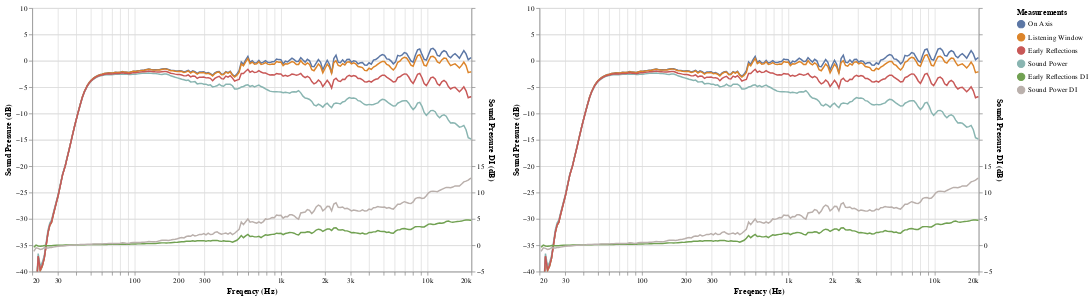

The notebook cell this image was saved under:
### Markdown cell above
Compare Klippel graphs with computed ones.

### Code cell
graph_spinorama(df_klippel['CEA2034'], graph_params_default) | graph_spinorama(df_computed['CEA2034'], graph_params_default)

### Figure 1 — Vega-Lite specification as saved in the notebook (floating-point values rounded to 4 significant figures; data arrays with more than 128 entries replaced by an {"elided": "..."} marker saying what was removed)
{"config": {"view": {"continuousWidth": 400, "continuousHeight": 300}}, "hconcat": [{"layer": [{"layer": [{"mark": {"type": "circle", "size": 100}, "encoding": {"color": {"type": "nominal", "field": "Measurements", "scale": {"domain": ["On Axis", "Listening Window", "Early Reflections", "Sound Power", "Early Reflections DI", "Sound Power DI"], "range": ["#5c77a5", "#dc842a", "#c85857", "#89b5b1", "#71a152", "#bab0ac"]}, "sort": null}, "opacity": {"condition": {"value": 1, "selection": "selector001"}, "value": 0}, "tooltip": [{"type": "nominal", "field": "Measurements"}, {"type": "quantitative", "field": "Freq"}, {"type": "quantitative", "field": "dB"}], "x": {"type": "quantitative", "axis": {"format": "~s"}, "field": "Freq", "scale": {"base": 10, "domain": [20, 20000], "nice": false, "type": "log"}, "title": "Freqency (Hz)"}, "y": {"type": "quantitative", "field": "dB", "scale": {"domain": [-40, 10], "zero": false}, "title": "Sound Pressure (dB)"}}, "selection": {"selector003": {"type": "interval", "bind": "scales"}, "selector002": {"type": "multi", "fields": ["Measurements"], "bind": "legend"}, "selector001": {"type": "single", "nearest": true, "on": "mouseover", "fields": ["Freq"], "empty": "none"}}, "transform": [{"filter": {"field": "Measurements", "oneOf": ["On Axis", "Listening Window", "Early Reflections", "Sound Power"]}}]}, {"mark": "line", "encoding": {"color": {"type": "nominal", "field": "Measurements", "scale": {"domain": ["On Axis", "Listening Window", "Early Reflections", "Sound Power", "Early Reflections DI", "Sound Power DI"], "range": ["#5c77a5", "#dc842a", "#c85857", "#89b5b1", "#71a152", "#bab0ac"]}, "sort": null}, "opacity": {"condition": {"value": 1, "selection": "selector002"}, "value": 0.2}, "x": {"type": "quantitative", "axis": {"format": "~s"}, "field": "Freq", "scale": {"base": 10, "domain": [20, 20000], "nice": false, "type": "log"}, "title": "Freqency (Hz)"}, "y": {"type": "quantitative", "field": "dB", "scale": {"domain": [-40, 10], "zero": false}, "title": "Sound Pressure (dB)"}}, "transform": [{"filter": {"field": "Measurements", "oneOf": ["On Axis", "Listening Window", "Early Reflections", "Sound Power"]}}]}]}, {"layer": [{"mark": {"type": "circle", "size": 100}, "encoding": {"color": {"type": "nominal", "field": "Measurements", "scale": {"domain": ["On Axis", "Listening Window", "Early Reflections", "Sound Power", "Early Reflections DI", "Sound Power DI"], "range": ["#5c77a5", "#dc842a", "#c85857", "#89b5b1", "#71a152", "#bab0ac"]}, "sort": null}, "opacity": {"condition": {"value": 1, "selection": "selector001"}, "value": 0}, "tooltip": [{"type": "nominal", "field": "Measurements"}, {"type": "quantitative", "field": "Freq"}, {"type": "quantitative", "field": "dB"}], "x": {"type": "quantitative", "axis": {"format": "~s"}, "field": "Freq", "scale": {"base": 10, "domain": [20, 20000], "nice": false, "type": "log"}, "title": "Freqency (Hz)"}, "y": {"type": "quantitative", "axis": {"grid": true, "labelExpr": "datum.value >15 ? null : datum.label", "tickCount": 10}, "field": "dB", "scale": {"domain": [-5, 45], "nice": false, "zero": false}, "title": "Sound Pressure DI (dB)"}}, "selection": {"selector004": {"type": "interval", "bind": "scales"}}, "transform": [{"filter": {"field": "Measurements", "oneOf": ["Early Reflections DI", "Sound Power DI"]}}]}, {"mark": "line", "encoding": {"color": {"type": "nominal", "field": "Measurements", "scale": {"domain": ["On Axis", "Listening Window", "Early Reflections", "Sound Power", "Early Reflections DI", "Sound Power DI"], "range": ["#5c77a5", "#dc842a", "#c85857", "#89b5b1", "#71a152", "#bab0ac"]}, "sort": null}, "opacity": {"condition": {"value": 1, "selection": "selector002"}, "value": 0.2}, "x": {"type": "quantitative", "axis": {"format": "~s"}, "field": "Freq", "scale": {"base": 10, "domain": [20, 20000], "nice": false, "type": "log"}, "title": "Freqency (Hz)"}, "y": {"type": "quantitative", "axis": {"grid": true, "labelExpr": "datum.value >15 ? null : datum.label", "tickCount": 10}, "field": "dB", "scale": {"domain": [-5, 45], "nice": false, "zero": false}, "title": "Sound Pressure DI (dB)"}}, "transform": [{"filter": {"field": "Measurements", "oneOf": ["Early Reflections DI", "Sound Power DI"]}}]}]}], "data": {"name": "data-1f4bc561eb7c663b0e467fa192db9262"}, "height": 360, "resolve": {"scale": {"y": "independent"}}, "width": 600}, {"layer": [{"layer": [{"mark": {"type": "circle", "size": 100}, "encoding": {"color": {"type": "nominal", "field": "Measurements", "scale": {"domain": ["On Axis", "Listening Window", "Early Reflections", "Sound Power", "Early Reflections DI", "Sound Power DI"], "range": ["#5c77a5", "#dc842a", "#c85857", "#89b5b1", "#71a152", "#bab0ac"]}, "sort": null}, "opacity": {"condition": {"value": 1, "selection": "selector001"}, "value": 0}, "tooltip": [{"type": "nominal", "field": "Measurements"}, {"type": "quantitative", "field": "Freq"}, {"type": "quantitative", "field": "dB"}], "x": {"type": "quantitative", "axis": {"format": "~s"}, "field": "Freq", "scale": {"base": 10, "domain": [20, 20000], "nice": false, "type": "log"}, "title": "Freqency (Hz)"}, "y": {"type": "quantitative", "field": "dB", "scale": {"domain": [-40, 10], "zero": false}, "title": "Sound Pressure (dB)"}}, "selection": {"selector006": {"type": "interval", "bind": "scales"}, "selector005": {"type": "multi", "fields": ["Measurements"], "bind": "legend"}, "selector001": {"type": "single", "nearest": true, "on": "mouseover", "fields": ["Freq"], "empty": "none"}}, "transform": [{"filter": {"field": "Measurements", "oneOf": ["On Axis", "Listening Window", "Early Reflections", "Sound Power"]}}]}, {"mark": "line", "encoding": {"color": {"type": "nominal", "field": "Measurements", "scale": {"domain": ["On Axis", "Listening Window", "Early Reflections", "Sound Power", "Early Reflections DI", "Sound Power DI"], "range": ["#5c77a5", "#dc842a", "#c85857", "#89b5b1", "#71a152", "#bab0ac"]}, "sort": null}, "opacity": {"condition": {"value": 1, "selection": "selector005"}, "value": 0.2}, "x": {"type": "quantitative", "axis": {"format": "~s"}, "field": "Freq", "scale": {"base": 10, "domain": [20, 20000], "nice": false, "type": "log"}, "title": "Freqency (Hz)"}, "y": {"type": "quantitative", "field": "dB", "scale": {"domain": [-40, 10], "zero": false}, "title": "Sound Pressure (dB)"}}, "transform": [{"filter": {"field": "Measurements", "oneOf": ["On Axis", "Listening Window", "Early Reflections", "Sound Power"]}}]}]}, {"layer": [{"mark": {"type": "circle", "size": 100}, "encoding": {"color": {"type": "nominal", "field": "Measurements", "scale": {"domain": ["On Axis", "Listening Window", "Early Reflections", "Sound Power", "Early Reflections DI", "Sound Power DI"], "range": ["#5c77a5", "#dc842a", "#c85857", "#89b5b1", "#71a152", "#bab0ac"]}, "sort": null}, "opacity": {"condition": {"value": 1, "selection": "selector001"}, "value": 0}, "tooltip": [{"type": "nominal", "field": "Measurements"}, {"type": "quantitative", "field": "Freq"}, {"type": "quantitative", "field": "dB"}], "x": {"type": "quantitative", "axis": {"format": "~s"}, "field": "Freq", "scale": {"base": 10, "domain": [20, 20000], "nice": false, "type": "log"}, "title": "Freqency (Hz)"}, "y": {"type": "quantitative", "axis": {"grid": true, "labelExpr": "datum.value >15 ? null : datum.label", "tickCount": 10}, "field": "dB", "scale": {"domain": [-5, 45], "nice": false, "zero": false}, "title": "Sound Pressure DI (dB)"}}, "selection": {"selector007": {"type": "interval", "bind": "scales"}}, "transform": [{"filter": {"field": "Measurements", "oneOf": ["Early Reflections DI", "Sound Power DI"]}}]}, {"mark": "line", "encoding": {"color": {"type": "nominal", "field": "Measurements", "scale": {"domain": ["On Axis", "Listening Window", "Early Reflections", "Sound Power", "Early Reflections DI", "Sound Power DI"], "range": ["#5c77a5", "#dc842a", "#c85857", "#89b5b1", "#71a152", "#bab0ac"]}, "sort": null}, "opacity": {"condition": {"value": 1, "selection": "selector005"}, "value": 0.2}, "x": {"type": "quantitative", "axis": {"format": "~s"}, "field": "Freq", "scale": {"base": 10, "domain": [20, 20000], "nice": false, "type": "log"}, "title": "Freqency (Hz)"}, "y": {"type": "quantitative", "axis": {"grid": true, "labelExpr": "datum.value >15 ? null : datum.label", "tickCount": 10}, "field": "dB", "scale": {"domain": [-5, 45], "nice": false, "zero": false}, "title": "Sound Pressure DI (dB)"}}, "transform": [{"filter": {"field": "Measurements", "oneOf": ["Early Reflections DI", "Sound Power DI"]}}]}]}], "data": {"name": "data-1f4bc561eb7c663b0e467fa192db9262"}, "height": 360, "resolve": {"scale": {"y": "independent"}}, "width": 600}], "$schema": "https://vega.github.io/schema/vega-lite/v4.8.1.json", "datasets": {"data-1f4bc561eb7c663b0e467fa192db9262": {"elided": "1400 records"}}}
